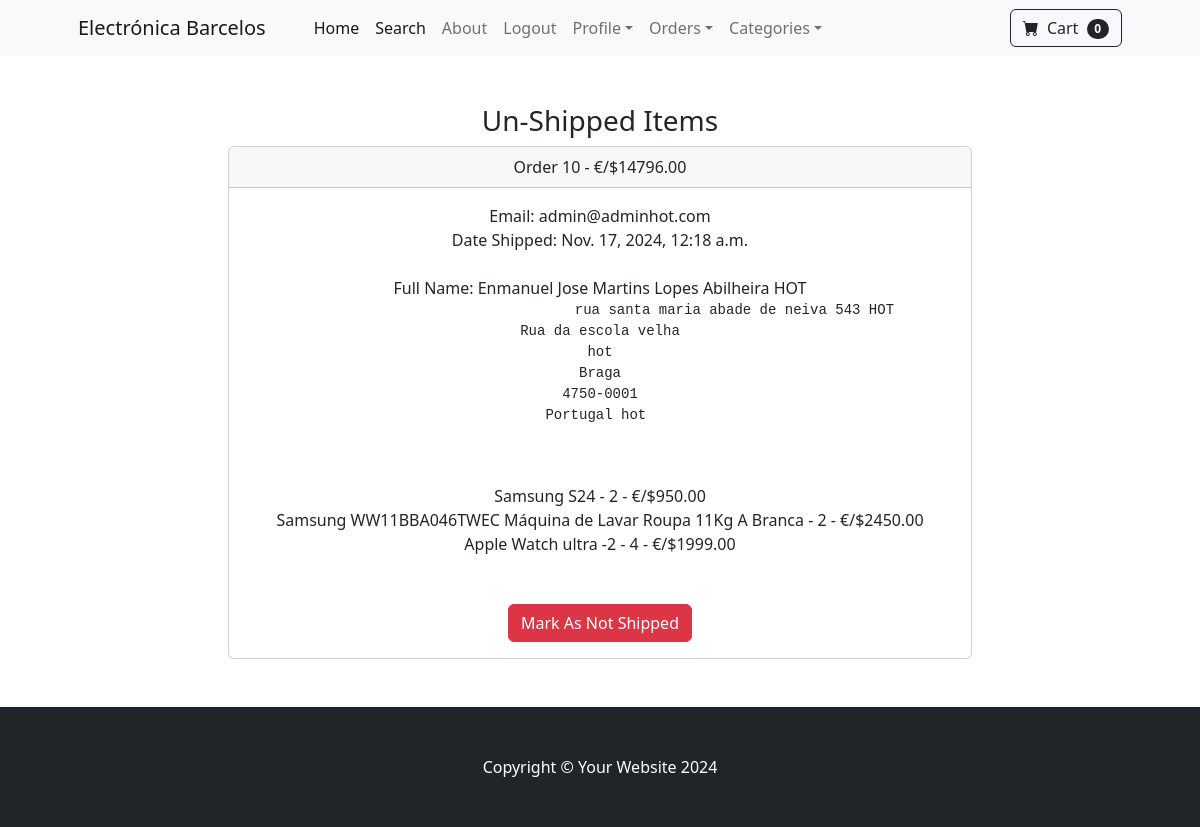
/payment/orders/10 (signed in), run on an earlier commit of the app's database.
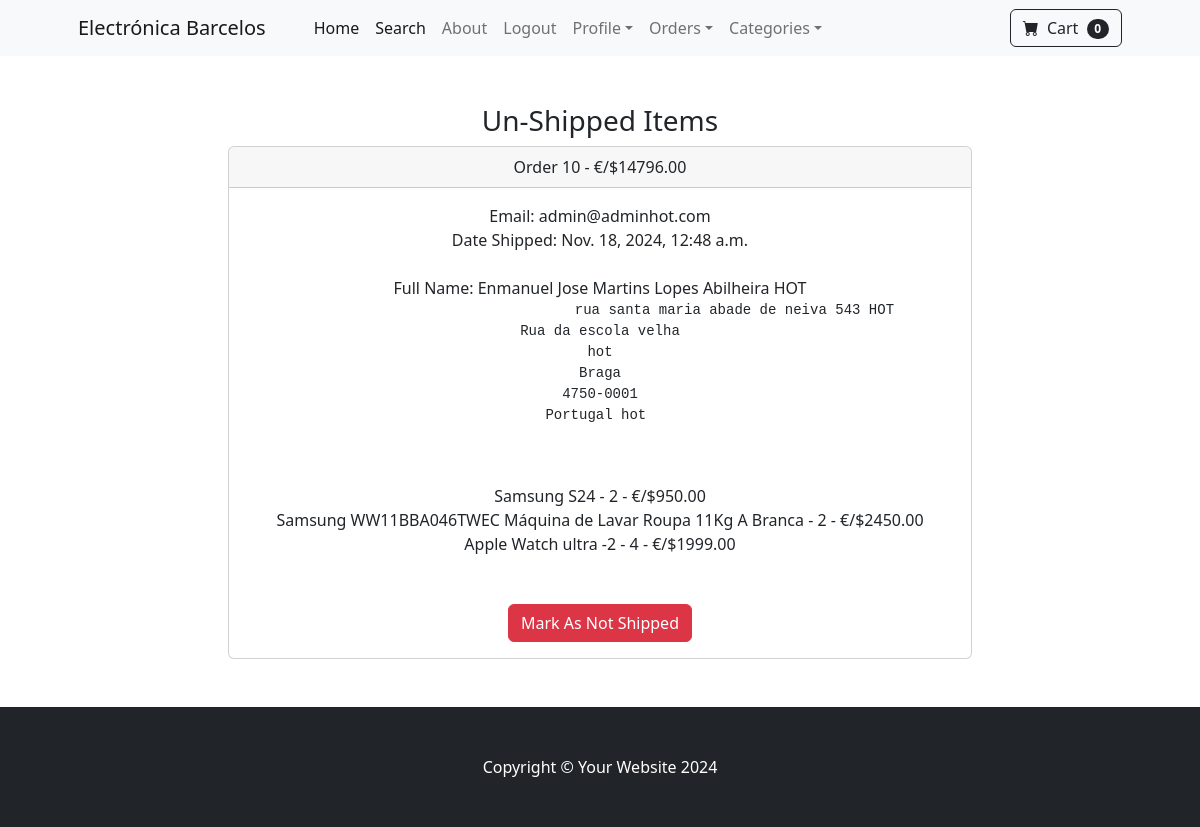
And on a later commit of the database.
### payment/models.py (models this page shows, shortened)
class Order(models.Model):
    user = models.ForeignKey(User, on_delete=models.CASCADE, null=True, blank=True)
    full_name = models.CharField(max_length=250)
    email = models.EmailField(max_length=250)
    shipping_address = models.TextField(max_length=15000)
    amount_paid = models.DecimalField(max_digits=10, decimal_places=2)
    date_ordered = models.DateTimeField(auto_now_add=True)
    shipped = models.BooleanField(default=False)
    date_shipped = models.DateTimeField(blank=True, null=True)

### payment/views.py (the view, shortened to what this page needs)
# urls.py: path('orders/<int:pk>', views.orders, name='orders'),
def orders(request, pk):
    if request.user.is_authenticated and request.user.is_superuser:
        order = Order.objects.get(id=pk)
        items = OrderItem.objects.filter(order=pk)
        return render(request, 'payment/orders.html', {"order":order, "items":items})
    else:
        messages.success(request, "Access Denied")
        return redirect('home')

### cart/cart.py (called while the page is built)
    def __len__(self):
        return len(self.cart)

### cart/context_processors.py (called while the page is built)
def cart(request):
    return {'cart': Cart(request)}

### store/models.py (called while the page is built)
    def __str__(self):
        return self.name

### payment/templates/payment/orders.html (shortened to what this page needs)
{% extends 'base.html' %}
{% block content %}
    <div class="container">
        <div class="row">
            <center>
                <div class="col-8">
                    <br><br>
                    <h3>Un-Shipped Items</h3>
                    <div class="card">
                        <div class="card-header">
                          Order {{order.id}} - €/${{order.amount_paid}}
                        </div>
                        <div class="card-body">
                            Email: {{order.email}} <br>
                            {% if order.date_shipped %}
                                Date Shipped: {{order.date_shipped}} <br>
                            {% else %}
                                Date Ordered: {{ order.date_ordered}} <br>
                            {% endif %}
                            <br>
                            Full Name: {{order.full_name}} <br>
                            <pre>
                                {{order.shipping_address}} <br>
                            </pre>
                            {% for item in items %}
                                {{item.product}} - {{item.quantity}} - €/${{item.price}} <br>
                            {% endfor %}
                            <br><br>
                            {% if not order.shipped %}
                            <form method="POST" action="">
                                {% csrf_token %}
                                <input type="hidden" name="shipping_status" id="true">
                                <button type="Submit" class="btn btn-success">Mark As Shipped</button>
                            </form>
                            {% else %}
                            <form method="POST" action="">
                                <button type="Submit" class="btn btn-danger">Mark As Not Shipped</button>
                            </form>
                            {% endif %}
                        </div>
                      </div>
                    <br><br>
                </div>
            </center>
        </div>
    </div>
{% endblock  %}

What changed in the data, as far as the page shows it:
changed Order "admin@adminhot.com": date_shipped "Nov. 17, 2024, 12:18 a.m." → "Nov. 18, 2024, 12:48 a.m."
